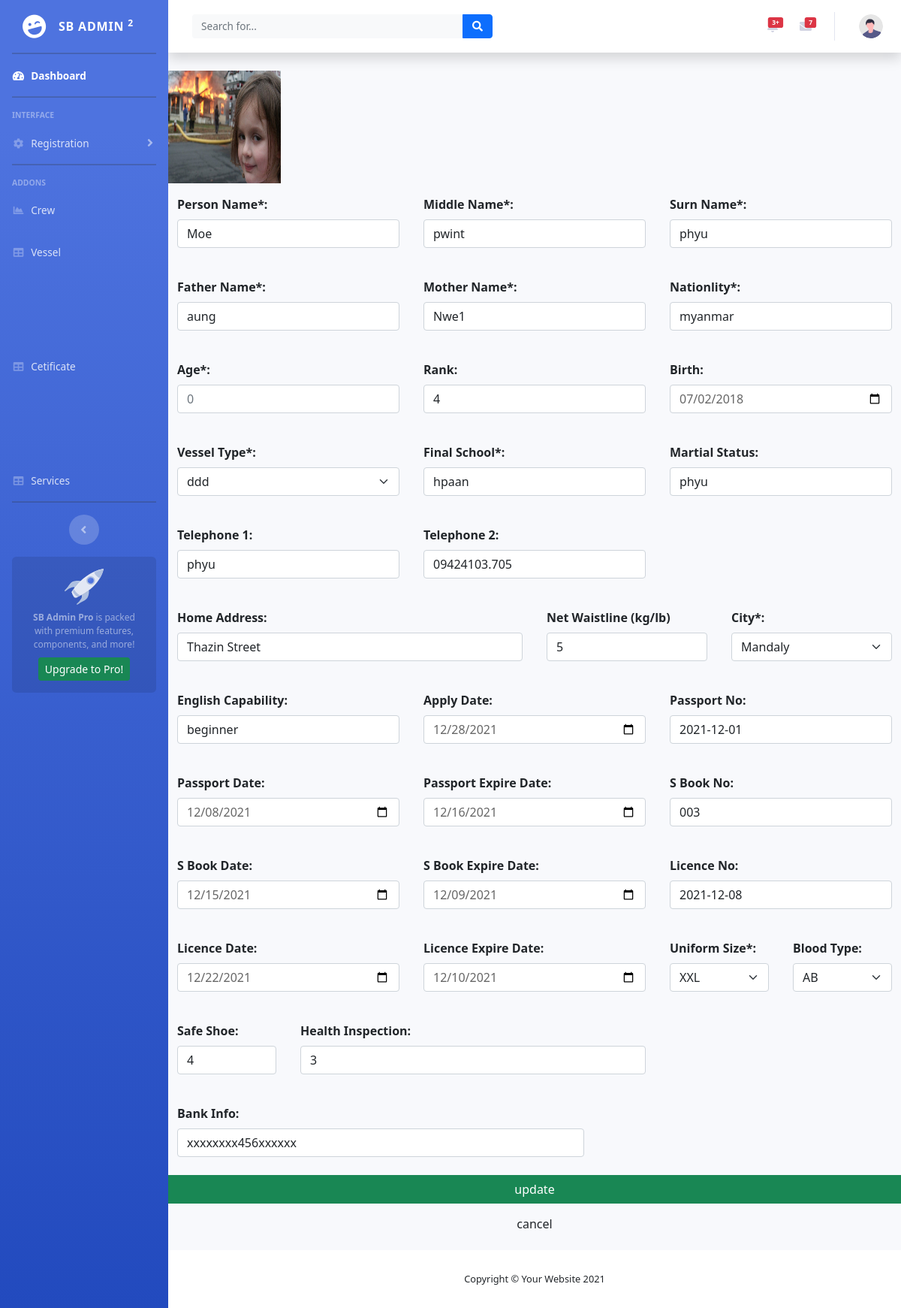
Page /crew_edit.php?cid=44 on the committed database.
### tables this page shows
CREATE TABLE `crew` (
  `crewid` int(11) NOT NULL,
  `firstname` text NOT NULL,
  `middlename` text NOT NULL,
  `lastname` text NOT NULL,
  `father_name` text NOT NULL,
  `mother_name` text NOT NULL,
  `nationality` text NOT NULL,
  `birthdate` text NOT NULL,
  `rank` text NOT NULL,
  `vessel_type` text NOT NULL,
  `final_school` text NOT NULL,
  `martial_status` text NOT NULL,
  `waistline` text NOT NULL,
  `uniform_size` text NOT NULL,
  `blood_type` text NOT NULL,
  `safeshoe` text NOT NULL,
  `health_status` text NOT NULL,
  `bank_info` text NOT NULL,
  `tele1` text NOT NULL,
  `tele2` text NOT NULL,
  `address` text NOT NULL,
  `city` text NOT NULL,
  `english_level` text NOT NULL,
  `application_date` text NOT NULL,
  `passportno` text NOT NULL,
  `passportdate` text NOT NULL,
  `passportexpiredate` text NOT NULL,
  `sbookno` text NOT NULL,
  `sbookdate` text NOT NULL,
  `sbookexpire` text NOT NULL,
  `lincece` text NOT NULL,
  `lincecedate` text NOT NULL,
  `linceceexpire` text NOT NULL,
  `image` text NOT NULL
);

CREATE TABLE `vessel` (
  `id` int(11) NOT NULL,
  `name` varchar(255) NOT NULL
);

### model/db.php (called while the page is built, shortened)
<?php
class Database
{
    private static $dbName = 'crewbd';
    private static $dbHost = 'localhost';
    private static $dbUsername = 'root';
    private static $dbUserPassword = '';
    private static $cont  = null;
    public static function connect()
    {
       if ( null == self::$cont )
       {
        try
        {
          self::$cont =  new PDO( "mysql:host=".self::$dbHost.";dbname=".self::$dbName, self::$dbUsername, self::$dbUserPassword);
        }
        catch(PDOException $e)
        {
          die($e->getMessage());
        }
       }
       return self::$cont;
    }
}
?>

### model/crew.php (called while the page is built, shortened)
<?php
include_once "db.php";
class Crew{
public function getCrewInfo($cid){
    $this->pdo=Database::connect();
    $this->pdo->setAttribute(PDO::ATTR_ERRMODE, PDO::ERRMODE_EXCEPTION);
    $sql="select * from crew where crewid=:cid";
    $statement=$this->pdo->prepare($sql);
    $statement->bindParam("cid",$cid);
    $statement->execute();
    $result=$statement->fetch(PDO::FETCH_ASSOC);
    return $result;
}
}
?>

### controller/crewcontroller.php (called while the page is built, shortened)
<?php
include_once "model/crew.php";
class CrewController extends Crew{
    public function showCrewInfo($cid)
    {
        return $this->getCrewInfo($cid);
    }
}
?>

### model/vessel.php (called while the page is built, shortened)
<?php
include_once "db.php";
class Vessel{
public function getVesselInfo($vid)
{
    $this->pdo=Database::connect();
    $this->pdo->setAttribute(PDO::ATTR_ERRMODE, PDO::ERRMODE_EXCEPTION);
    $sql="select * from vessel where id=:vid" ;
    $statement=$this->pdo->prepare($sql);
    $statement->bindParam("vid",$vid);
    $statement->execute();
    $result=$statement->fetch(PDO::FETCH_ASSOC);
    return $result;
    }
}
?>

### controller/vesselcontroller.php (called while the page is built, shortened)
<?php
include_once "model/vessel.php";
class VesselController extends Vessel {
    public function getVessel($vid)
    {
        return $this->getVesselInfo($vid);
    }
}

### crew_edit.php (the view, shortened to what this page needs)
<?php
include_once "controller/crewcontroller.php";
include_once "controller/vesselcontroller.php";
$vesselcontroller= new VesselController();
$cid=$_GET["cid"];
$crewController=new CrewController();
$crew_info=$crewController->showCrewInfo($cid);
?>
</body>
<?php include "master_layouts/header.php" ?>
<!DOCTYPE html>
<body>
<?php echo "<img src='uploads_reg/".$crew_info['image']."'style='width:150px;height:150px;'' >"; ?>
        <form class="row g-2 "  method="post" >
        <div class="col-md-4 p-3">
            <label for="inputText" class="form-label">Person Name*:</label>
            <input type="text" name="firstname" class="form-control" id="inputText" placeholder="Enter Person Name" value="<?php echo $crew_info["firstname"] ?>" >
        </div>
        <div class="col-md-4   p-3">
            <label for="inputText" class="form-label">Middle Name*:</label>
            <input type="text" name="middlename" class="form-control" id="inputText" placeholder="Enter Middle Name" value="<?php echo $crew_info["middlename"] ?>" >
        </div>
        <div class="col-md-4   p-3">
            <label for="inputText" class="form-label">Surn Name*:</label>
            <input type="text" name="lastname" class="form-control" id="inputText" placeholder="Enter last Name" value="<?php echo $crew_info["lastname"] ?>" >
        </div>
        <div class="col-md-4 p-3">
            <label for="inputText" class="form-label">Father Name*:</label>
            <input type="text" name="father_name" class="form-control" id="inputText" placeholder="Enter Father Name" value="<?php echo $crew_info["father_name"] ?>">
        </div>
        <div class="col-md-4  p-3">
            <label for="inputText" class="form-label">Mother Name*:</label>
            <input type="text" name="mother_name" class="form-control" id="inputText" placeholder="Enter Mother Name" value="<?php echo $crew_info["mother_name"] ?>">
        </div>
        <div class="col-md-4 p-3">
            <label for="inputText" class="form-label">Nationlity*:</label>
            <input type="text" name="nationality" class="form-control" id="inputText" placeholder="Enter Nationlity" value="<?php echo $crew_info["nationality"] ?>">
        </div>
        <div class="col-md-4 p-3">
            <label for="inputNumber" class="form-label">Age*:</label>
            <input type="number"   class="form-control" id="inputText" placeholder="0">
        </div>
        <div class="col-md-4   p-3">
            <label for="inputText" class="form-label">Rank:</label>
            <input type="text" name="rank" class="form-control" id="inputText" placeholder="Enter Rank:" value="<?php echo $crew_info["rank"] ?>">
        </div>
        <div class="col-md-4 p-3">
            <label for="inputdate" class="form-label">Birth:</label>
            <input type="date" name="birthdate" class="form-control" placeholder="Birth" value="<?php echo $crew_info["birthdate"] ?>" >
        </div>
        <div class="col-md-4 p-3">
            <label for="inputState" class="form-label">Vessel Type*:</label>
            <select id="inputState" class="form-select" name="vessel_type" value="" >
            <?php
               $v_result=$vesselcontroller->getVessel($crew_info['vessel_type']);
               echo "<option value=".$crew_info["vessel_type"].">".$v_result["name"]."</option>";
                                ?>
            </select>
        </div>
        <div class="col-md-4 p-3">
            <label for="inputText" class="form-label">Final School*:</label>
            <input type="text" name="final_school" class="form-control" id="inputText" placeholder="Enter Final School" value="<?php echo $crew_info["final_school"] ?>">
        </div>
        <div class="col-md-4 p-3">
            <label for="inputText" class="form-label">Martial Status:</label>
            <input type="text" name="martial_status" class="form-control" id="inputText" placeholder="Enter Martial Status" value="<?php echo $crew_info["martial_status"] ?>">
        </div>
        <div class="col-md-4   p-3">
            <label for="inputText" class="form-label">Telephone 1:</label>
            <input type="text" name="tele1" class="form-control" id="inputText" placeholder="Enter Telephone 1" value="<?php echo $crew_info["tele1"] ?>">
        </div>
        <div class="col-md-4 p-3">
            <label for="inputText" class="form-label">Telephone 2:</label>
            <input type="text" name="tele2" class="form-control" id="inputText" placeholder="Enter Telephone 2" value="<?php echo $crew_info["tele2"] ?>">
        </div>
        <div class="col-md-6 p-3">
            <label for="inputText" class="form-label">Home Address:</label>
            <input type="text" name="address" class="form-control" id="inputText" placeholder="Enter Home Address" value="<?php echo $crew_info["address"] ?>">
        </div>
        <div class="col-md-3   p-3">
            <label for="inputnumber" class="form-label">Net Waistline (kg/lb)</label>
            <input type="number" name="waistline" class="form-control" id="inputText" placeholder="0" value="<?php echo $crew_info["waistline"] ?>">
        </div>
        <div class="col-md-3 p-3">
            <label for="inputState" class="form-label">City*:</label>
            <select id="inputState" name="city" class="form-select" value="">
            <option ><?php echo $crew_info["city"] ?></option>
            </select>
        </div>
        <div class="col-md-4 p-3">
            <label for="inputText" class="form-label">English Capability:</label>
            <input type="text" name="english_level" class="form-control" id="inputText" placeholder="Enter English Capability" value="<?php echo $crew_info["english_level"] ?>">
        </div>
        <div class="col-md-4 p-3">
            <label for="inputdate" class="form-label">Apply Date:</label>
            <input type="date" name="application_date" class="form-control" placeholder="Apply Date" value="<?php echo $crew_info["application_date"] ?>" >
        </div>
        <div class="col-md-4 p-3">
            <label for="inputText" class="form-label">Passport No:</label>
            <input type="text" name="passportno" class="form-control" id="inputText" placeholder="Enter Passport No" value="<?php echo $crew_info["passportno"] ?>">
        </div>
        <div class="col-md-4 p-3">
            <label for="inputdate" class="form-label">Passport Date:</label>
            <input type="date" name="passportdate" class="form-control" placeholder="Passport Date" value="<?php echo $crew_info["passportdate"] ?>" >
        </div>
        <div class="col-md-4 p-3">
            <label for="inputdate" class="form-label">Passport Expire Date:</label>
            <input type="date" name="passportexpiredate" class="form-control" placeholder="Passport Expire Date" value="<?php echo $crew_info["passportexpiredate"] ?>" >
        </div>
        <div class="col-md-4 p-3">
            <label for="inputText" class="form-label">S Book No:</label>
            <input type="text" name="sbookno" class="form-control" id="inputText" placeholder="Enter S Book  No" value="<?php echo $crew_info["sbookno"] ?>">
        </div>
        <div class="col-md-4 p-3">
            <label for="inputdate" class="form-label">S Book  Date:</label>
            <input type="date" name="sbookdate" class="form-control" placeholder="S Book  Date" value="<?php echo $crew_info["sbookdate"] ?>">
        </div>
        <div class="col-md-4 p-3">
            <label for="inputdate" class="form-label">S Book  Expire Date:</label>
            <input type="date" name="sbookexpire" class="form-control" placeholder="S Book  Expire Date" value="<?php echo $crew_info["sbookexpire"] ?>" >
        </div>
        <div class="col-md-4 p-3">
            <label for="inputText" class="form-label">Licence No:</label>
            <input type="text" name="lincece" class="form-control" id="inputText" placeholder="Enter Licence No" value="<?php echo $crew_info["lincece"] ?>">
        </div>
        <div class="col-md-4 p-3">
            <label for="inputdate" class="form-label">Licence Date:</label>
            <input type="date" name="lincecedate" class="form-control" placeholder="Licence Date" value="<?php echo $crew_info["lincecedate"] ?>" >
        </div>
        <div class="col-md-4 p-3">
            <label for="inputdate" class="form-label">Licence Expire Date:</label>
            <input type="date" name="linceceexpire" class="form-control" placeholder="Licence Expire Date" value="<?php echo $crew_info["linceceexpire"] ?>" >
        </div>
        <div class="col-md-2 p-3">
            <label for="inputState" class="form-label">Uniform Size*:</label>
            <select id="inputState" name="uniform_size"  class="form-select" >
            <option  value="<?php echo $crew_info["uniform_size"] ?>"><?php echo $crew_info["uniform_size"] ?></option>
            </select>
        </div>
        <div class="col-md-2 p-3">
            <label for="inputState" class="form-label">Blood Type:</label>
            <select id="inputState" name="blood_type" class="form-select" >
            <option  value="<?php echo $crew_info["blood_type"] ?>"><?php echo $crew_info["blood_type"] ?></option>
            </select>
        </div>
        <div class="col-md-2 p-3">
            <label for="inputNumber" class="form-label">Safe Shoe:</label>
            <input type="number" name="safeshoe" class="form-control" id="inputText" placeholder="0" value="<?php echo $crew_info["safeshoe"] ?>">
        </div>
        <div class="col-md-6 p-3">
            <label for="inputText" class="form-label">Health Inspection:</label>
            <input type="text" name="health_status" class="form-control" id="inputText" placeholder="Enter Health Inspection" value="<?php echo $crew_info["health_status"] ?>">
        </div>
        <div class="col-md-7 p-3">
            <label for="inputText" class="form-label">Bank Info:</label>
            <input type="text" name="bank_info" class="form-control" id="inputText" placeholder="Enter Bank Info" value="<?php echo $crew_info["bank_info"] ?>">
        </div>
         <button type="submit" name="submit" class="btn btn-success ">update</button>
        <button type="submit" class="btn ">cancel</button>
</form>
</body>
<?php include "master_layouts/footer.php" ?>

### stylesheet/personal_detail.css (style rules this page uses)
input[type="date"]::before { color: #999999; content: attr(placeholder); }
input[type="date"] { color: #ffffff; }
input[type="date"]:focus, input[type="date"]:valid { color: #666666; }
input[type="date"]:focus::before, input[type="date"]:valid::before { content: "" !important; }
label { font-weight: bold; }

### rows in the picture
crew: image (picture), firstname "Moe", middlename "pwint", lastname "phyu", father_name "aung", mother_name "Nwe1", nationality "myanmar", rank "4", birthdate "07/02/2018", final_school "hpaan", martial_status "phyu", tele1 "phyu", tele2 "09424103.705", address "Thazin Street", waistline "5", city "Mandaly", english_level "beginner", application_date "12/28/2021", passportno "2021-12-01", passportdate "12/08/2021", passportexpiredate "12/16/2021", sbookno "003", sbookdate "12/15/2021", sbookexpire "12/09/2021", lincece "2021-12-08", lincecedate "12/22/2021", linceceexpire "12/10/2021", uniform_size "XXL", blood_type "AB", safeshoe "4", health_status "3", bank_info "xxxxxxxx456xxxxxx"
vessel: vessel_type "ddd"
